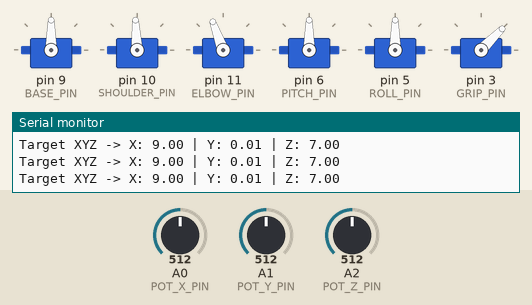
This sketch was run on a simulated Arduino Uno, built with avr-gcc and run on an emulated ATmega328P. Parts: 6 × servo, the last lines printed to the serial monitor. Inputs (shaded band) come from the test bench; at power-on: A0 (POT_X_PIN) = 512, A1 (POT_Y_PIN) = 512, A2 (POT_Z_PIN) = 512.

Above: at 4.6 s.
4.7 s: A0 (POT_X_PIN) set to 716
At 5.4 s:
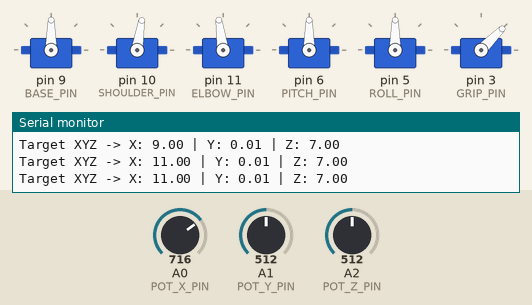
6.2 s: A1 (POT_Y_PIN) set to 716
At 6.9 s:
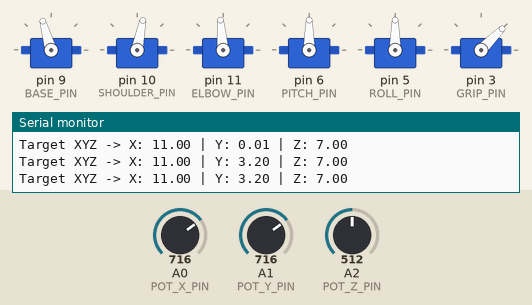
7.7 s: A2 (POT_Z_PIN) set to 716
At 8.4 s:
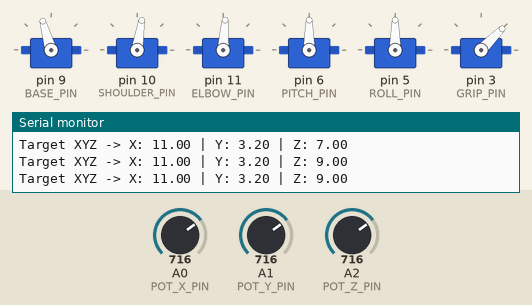
9.2 s: A0 (POT_X_PIN) set to 900
At 9.9 s:
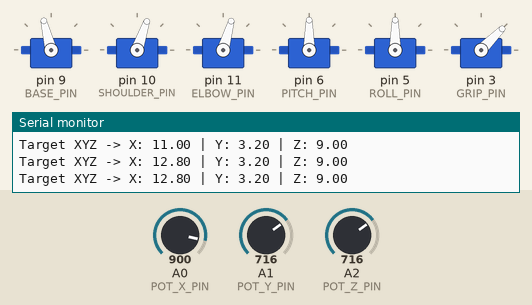
10.7 s: A1 (POT_Y_PIN) set to 511
At 11.3 s:
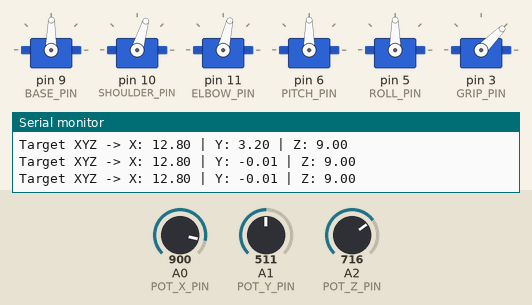
12.2 s: A2 (POT_Z_PIN) set to 511
At 12.5 s:
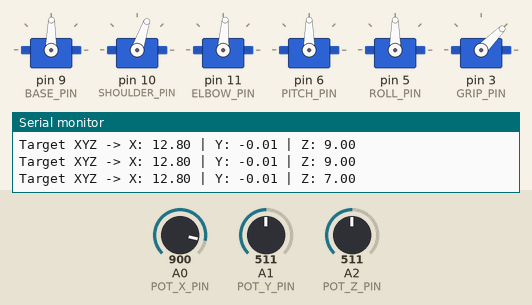
Timing chart, 0 to 14.7 s (numbered marks = the images above; inputs shaded):
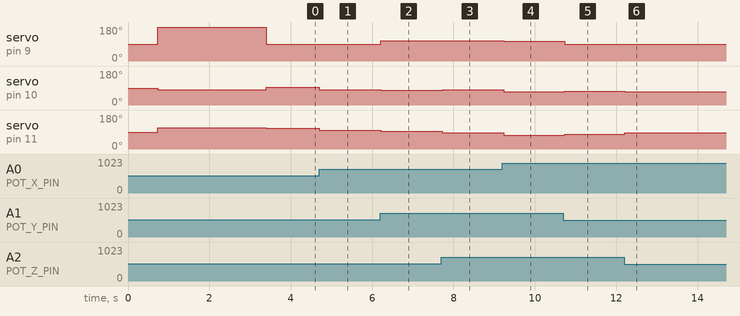

The sketch:

inverse_kinematics_core.ino
```cpp
#include <Servo.h>
#include <math.h>

// Digital pin configuration for 6 servos
const int BASE_PIN = 9;
const int SHOULDER_PIN = 10;
const int ELBOW_PIN = 11;
const int PITCH_PIN = 6;
const int ROLL_PIN = 5;
const int GRIP_PIN = 3;

// Analog pin assignments for the three potentiometers
const int POT_X_PIN = A0;
const int POT_Y_PIN = A1;
const int POT_Z_PIN = A2;

Servo base_s, sh_s, el_s, pitch_s, roll_s, grip_s;

// Link lengths (measured in cm)
const float L1 = 10.0;
const float L2 = 10.0;

// Track current operational vector coordinates in 3D space
float cur_x = 0.0;
float cur_y = 10.0;
float cur_z = 5.0;

// Standby home parameters for structural recovery and startup safety
const float home_x = 0.0;
const float home_y = 10.0;
const float home_z = 5.0;

// Core geometric tracking engine with automatic vector clamping
void set_arm_position(float x, float y, float z) {
  float r = sqrt(x*x + y*y);
  float d = sqrt(r*r + z*z);
  float max_reach = L1 + L2 - 0.5; // Set safe maximum reach to 19.5cm

  // Vector Clamping: Dynamically scale target vector if dial input exceeds physical linkage envelope
  if (d > max_reach) {
    float scale = max_reach / d;
    x *= scale;
    y *= scale;
    z *= scale;

    // Recalculate radial and spatial distances post-clamping
    r = sqrt(x*x + y*y);
    d = max_reach;
  }

  float t1 = atan2(y, x) * 180.0 / M_PI;

  // Law of Cosines calculation for internal link relationships
  float c_alpha = (L1*L1 + d*d - L2*L2) / (2.0 * L1 * d);
  c_alpha = constrain(c_alpha, -1.0, 1.0); // Guard against floating-point precision overflow
  float alpha = acos(c_alpha);

  float c_beta = (L1*L1 + L2*L2 - d*d) / (2.0 * L1 * L2);
  c_beta = constrain(c_beta, -1.0, 1.0);
  float beta = acos(c_beta);

  float pitch_offset = atan2(z, r);

  float t2 = (pitch_offset + alpha) * 180.0 / M_PI;
  float t3 = beta * 180.0 / M_PI;

  // Match computed geometric configurations to direct physical hardware orientation limits
  int s1 = constrain(int(t1 + 90), 0, 180);
  int s2 = constrain(int(t2), 0, 180);
  int s3 = constrain(int(180 - t3), 0, 180); // Inverted due to mechanical bracket assembly orientation

  base_s.write(s1);
  sh_s.write(s2);
  el_s.write(s3);

  // Lock auxiliary wrist positions level and gripper ready during manual drive
  pitch_s.write(90);
  roll_s.write(90);
  grip_s.write(45);
}

// Linear interpolation trajectory logic used strictly during setup stabilization
void sweep_to(float tx, float ty, float tz, int subdivisions) {
  for (int step = 1; step <= subdivisions; step++) {
    float percent = (float)step / (float)subdivisions;
    float step_x = cur_x + percent * (tx - cur_x);
    float step_y = cur_y + percent * (ty - cur_y);
    float step_z = cur_z + percent * (tz - cur_z);

    set_arm_position(step_x, step_y, step_z);
    delay(35);
  }
  cur_x = tx;
  cur_y = ty;
  cur_z = tz;
}

// Homing utility sequence
void go_home() {
  Serial.println("Executing initialization sweep to home posture...");
  sweep_to(home_x, home_y, home_z, 45);
  Serial.println("Arm secured at primary standby coordinates.");
}

void setup() {
  Serial.begin(9600);
  Serial.println("System boot initiated. Powering up analog mapping infrastructure...");

  // Staggering pin attachments with 120ms breaks to spread out current spike draw
  base_s.attach(BASE_PIN);     delay(120);
  sh_s.attach(SHOULDER_PIN);   delay(120);
  el_s.attach(ELBOW_PIN);      delay(120);
  pitch_s.attach(PITCH_PIN);   delay(120);
  roll_s.attach(ROLL_PIN);     delay(120);
  grip_s.attach(GRIP_PIN);     delay(120);

  // Transition safely to base tracking coordinates before handing over manual control
  go_home();

  Serial.println("System operational. Potentiometer target mapping active.");
  delay(1000);
}

void loop() {
  // Read multi-axis potentiometer voltages (returns values between 0 and 1023)
  int raw_x = analogRead(POT_X_PIN);
  int raw_y = analogRead(POT_Y_PIN);
  int raw_z = analogRead(POT_Z_PIN);

  // Calibrated workspace mapping bounds
  float target_x = 4.0 + ((raw_x / 1023.0) * 10.0);   // X: 4.0cm to 14.0cm
  float target_y = -8.0 + ((raw_y / 1023.0) * 16.0);  // Y: -8.0cm to 8.0cm
  float target_z = 2.0 + ((raw_z / 1023.0) * 10.0);   // Z: 2.0cm to 12.0cm

  // Process target through the kinematic solver
  set_arm_position(target_x, target_y, target_z);

  cur_x = target_x;
  cur_y = target_y;
  cur_z = target_z;

  // Diagnostic print loop operating on a 300ms window
  static unsigned long last_print = 0;
  if (millis() - last_print > 300) {
    Serial.print("Target XYZ -> X: "); Serial.print(cur_x);
    Serial.print(" | Y: "); Serial.print(cur_y);
    Serial.print(" | Z: "); Serial.println(cur_z);
    last_print = millis();
  }

  delay(40); // Baseline control refresh interval
}
```

Measured:
- after the input at 4.7 s, servo on pin 10 (SHOULDER_PIN): 93° → 81° at once; servo on pin 11 (ELBOW_PIN): 110° → 98° at once
- after the input at 6.2 s, servo on pin 9 (BASE_PIN): 90° → 106° at once; servo on pin 10 (SHOULDER_PIN): 81° → 79° at once; servo on pin 11 (ELBOW_PIN): 98° → 95° at once
- after the input at 7.7 s, servo on pin 10 (SHOULDER_PIN): 79° → 81° at once; servo on pin 11 (ELBOW_PIN): 95° → 86° at once
- after the input at 9.2 s, servo on pin 9 (BASE_PIN): 106° → 104° at once; servo on pin 10 (SHOULDER_PIN): 81° → 71° at once; servo on pin 11 (ELBOW_PIN): 86° → 74° at once
- after the input at 10.7 s, servo on pin 9 (BASE_PIN): 104° → 89° at once; servo on pin 10 (SHOULDER_PIN): 71° → 73° at once; servo on pin 11 (ELBOW_PIN): 74° → 77° at once
- after the input at 12.2 s, servo on pin 10 (SHOULDER_PIN): 73° → 71° at once; servo on pin 11 (ELBOW_PIN): 77° → 86° at once
